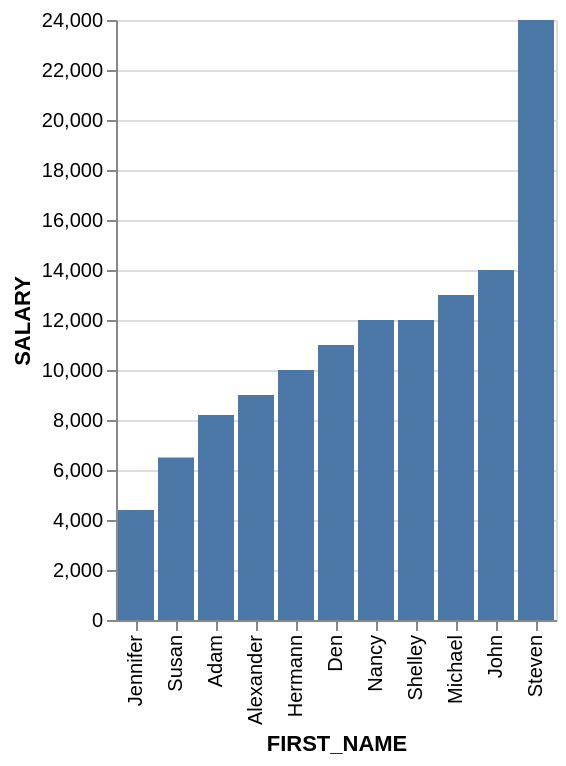

Source (Vega-Lite JSON):
### Vega-Lite specification from a JSON file in a GitHub repository (floating-point values rounded to 4 significant figures)
{"data": {"values": [{"x_data": "Jennifer", "y_data": 4400}, {"x_data": "Susan", "y_data": 6500}, {"x_data": "Adam", "y_data": 8200}, {"x_data": "Alexander", "y_data": 9000}, {"x_data": "Hermann", "y_data": 10000}, {"x_data": "Den", "y_data": 11000}, {"x_data": "Nancy", "y_data": 12000}, {"x_data": "Shelley", "y_data": 12000}, {"x_data": "Michael", "y_data": 13000}, {"x_data": "John", "y_data": 14000}, {"x_data": "Steven", "y_data": 24000}]}, "mark": "bar", "encoding": {"x": {"field": "x_data", "type": "nominal", "title": "FIRST_NAME", "sort": {"op": "sum", "field": "y_data", "order": "ascending"}}, "y": {"field": "y_data", "type": "quantitative", "title": "SALARY"}}}
